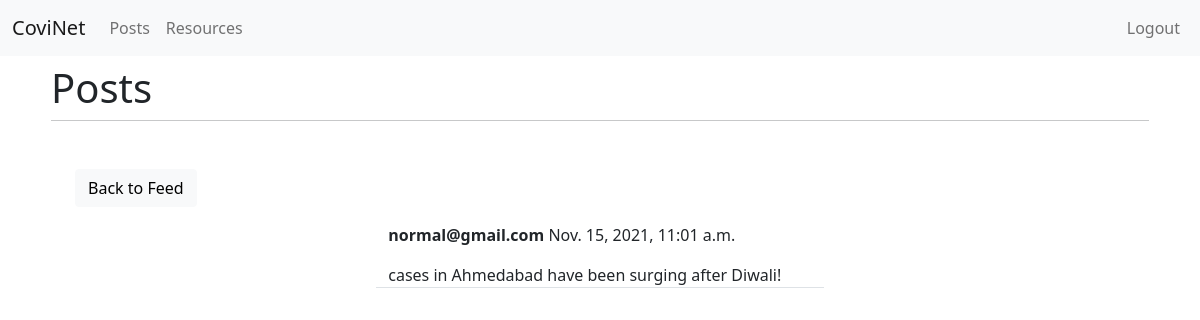
Page /social/post/8 (signed in) on the committed database.
### Social_Module/models.py (models this page shows)
class Post(models.Model):
    body = models.TextField()
    created_on = models.DateTimeField(default=timezone.now)
    author = models.ForeignKey(CustomUser, on_delete=models.CASCADE)

### Registration_Module/models.py (models this page shows)
class CustomUser(AbstractUser):
    username = None
    email = models.EmailField(_('email address'), unique = True)
    is_staff = models.BooleanField(default=False)
    is_active = models.BooleanField(default=True)
    is_normal_user = models.BooleanField(default=True)
    is_hospital_staff = models.BooleanField(default=False,verbose_name="Tick the checkbox if you are a hospital employee")
    hospital = models.OneToOneField(Hospital, on_delete=CASCADE, null=True)
    USERNAME_FIELD = 'email'
    REQUIRED_FIELDS = []
    objects = CustomUserManager()
    def __str__(self):
      return "{}".format(self.email)

### Social_Module/views.py (the view)
# urls.py: path('post/<int:pk>', PostDetailView.as_view(), name='post-detail'),
class PostDetailView(View):
    def get(self, request, pk, *args, **kwargs):
        post = Post.objects.get(pk=pk)
        context = {
            'post' : post
        }
        return render(request, 'Social_Module/post_detail.html', context)

### templates/Social_Module/post_detail.html
{% extends 'base.html' %}
{% load crispy_forms_tags %}
{% block pageHead %}
    <h1>Posts</h1>
{% endblock %}
{% block content %}
{% if request.user.is_authenticated %}
    <div class="container">
        <div class="row mt-5">
            <div class="col-md-5 col-sm-6">
                <a href="{% url 'post-list' %}" class="btn btn-light">Back to Feed</a>
            </div>
        </div>
        <div class="row justify-content-center mt-3">
            <div class="col-md-5 col-sm-12 border-bottom">
                <p><strong>{{post.author}}</strong> {{post.created_on}}</p>
                {{post.body}}
            </div>
        </div>
    </div>
{% else %}
    <h4 class="col-md-6 offset-md-3">You are not Logged In. Please <a href="/login/">Login</a> to access this page</h4>
{% endif %}
{% endblock content %}

### rows in the picture
Post: author "normal@gmail.com", created_on "Nov. 15, 2021, 11:01 a.m.", body "cases in Ahmedabad have been surging after Diwali!"
